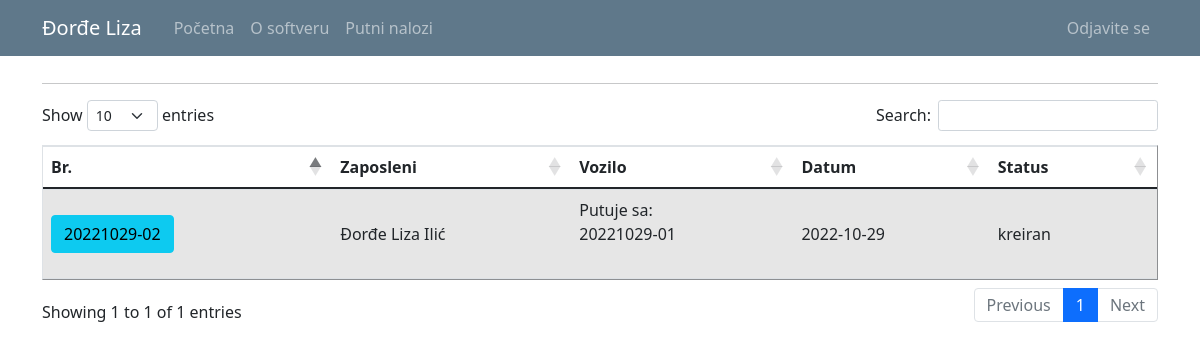
Page /travel_warrant_list (signed in) on the committed database.
### putninalozi/models.py (models this page shows, shortened)
class User(db.Model, UserMixin):
    id = db.Column(db.Integer, primary_key=True)
    email = db.Column(db.String(120), unique=True, nullable=False)
    password = db.Column(db.String(60), nullable = False)
    name = db.Column(db.String(20), unique=False, nullable=False)
    surname = db.Column(db.String(20), unique=False, nullable=False)
    gender = db.Column(db.String(1)) #(0, "srednji"), (1, "muški"), (2, "ženski")
    workplace = db.Column(db.String(20), unique=False, nullable=False)
    authorization = db.Column(db.String(10), nullable = False) # ovde treba da budu tipovi korisnika: S_admin, C_admin, C_user
    company_id = db.Column(db.Integer, db.ForeignKey('company.id'), nullable=True)
    default_vehicle = db.Column(db.Integer) #kod radnika koji imaju svoj auto, da bude podrazumevana vrednost id tog vozila
    travelwarrants = db.relationship('TravelWarrant', backref='travelwarrant_user', lazy=True)

class TravelWarrant(db.Model):
    travel_warrant_id = db.Column(db.Integer, primary_key=True)
    travel_warrant_number = db.Column(db.String(50), nullable=False)
    user_id = db.Column(db.Integer, db.ForeignKey('user.id'), nullable=False)
    with_task = db.Column(db.String(50), nullable=False)
    company_id = db.Column(db.Integer, db.ForeignKey('company.id'), nullable=False)
    abroad_contry = db.Column(db.String(50), nullable=True)
    relation = db.Column(db.String(150), nullable=False)
    start_datetime = db.Column(db.DateTime, nullable=True)
    end_datetime = db.Column(db.DateTime, nullable=True)
    vehicle_id = db.Column(db.Integer, db.ForeignKey('vehicle.id'), nullable=True)
    together_with = db.Column(db.String(50), nullable=True)
    personal_type = db.Column(db.String(50), nullable=True)
    personal_brand = db.Column(db.String(50), nullable=True)
    personal_registration = db.Column(db.String(12), nullable=True)
    other = db.Column(db.String(50), nullable=True) #avion, bus, taksi...
    advance_payment = db.Column(db.Integer, nullable=True)
    advance_payment_currency = db.Column(db.String(5), nullable=False)
    daily_wage = db.Column(db.Integer, nullable=False)
    daily_wage_currency = db.Column(db.String(5), nullable=False)
    costs_pays = db.Column(db.String(50), nullable=False)
    km_start = db.Column(db.Integer, nullable=True)
    km_end = db.Column(db.Integer, nullable=True)
    status = db.Column(db.String(15), nullable=False)
    file_name = db.Column(db.String(100), nullable=True) #za PDF fajl
    text_form = db.Column(db.String(1000), nullable=True) #za tekst forme iz pdf fajla
    expenses = db.relationship('TravelWarrantExpenses', backref='trawelwarrantexpenses_travelwarrant', lazy=True)

### putninalozi/travel_warrants/routes.py (the view)
@travel_warrants.route("/travel_warrant_list", methods=['GET', 'POST'])
def travel_warrant_list():
    if not current_user.is_authenticated:
        flash('Da bi ste pristupili ovoj stranici treba da budete ulogovani.', 'danger')
        return redirect(url_for('users.login'))
    warrants = TravelWarrant.query.all()
    form = PreCreateTravelWarrantForm()
    form.user_id.choices = [(0, '----------')] + [(u.id, u.name+ " " + u.surname) for u in db.session.query(User.id,User.name,User.surname).filter_by(company_id=current_user.user_company.id).order_by('name').all()]
    if form.validate_on_submit():
        korisnik_id = form.user_id.data
        datum = form.start_datetime.data
        return redirect(url_for('travel_warrants.register_tw',korisnik_id=korisnik_id, datum=datum))
    return render_template('travel_warrant_list.html', title='Travel Warrants', warrants=warrants, form=form)

### putninalozi/travel_warrants/forms.py
class PreCreateTravelWarrantForm(FlaskForm):
    user_id = SelectField('Zaposleni:', validators=[DataRequired()], choices=[]) #[(u.id, u.name+" " + u.surname) for u in db.session.query(User.id,User.name,User.surname).all()]) #umesto users: db.session.query(User.id,User.name,User.surname).all()
    start_datetime = DateTimeField('Polazno vreme: ', format='%Y-%m-%dT%H:%M', validators=[DataRequired()])
    submit = SubmitField('Dalje')

### putninalozi/models.py (called while the page is built)
@login_manager.user_loader
def load_user(user_id):
    return User.query.get(int(user_id))

### putninalozi/templates/travel_warrant_list.html (shortened to what this page needs)
{% extends "layout.html" %}
{% block content %}
<hr>
<table id="data" border="1" class="table table-striped">
  {% if current_user.authorization == 's_admin' %}
    <thead>
      <tr id="header">
        <th>Br.</th>
        <th>Kompanija</th>
        <th>Zaposleni</th>
        <th>Vozilo</th>
        <th>Status</th>
      </tr>
    </thead>
    <tbody>
      {% for warrant in warrants %}
        <tr>
          <td class="align-middle"> <a class="mr-2 btn btn-info" href="{{ url_for('travel_warrants.travel_warrant_profile', warrant_id=warrant.travel_warrant_id) }}" role="button" title="Uredi Putni Nalog"> {{ warrant.travel_warrant_number }} </a> </td>
          <td class="align-middle"> {{ warrant.travelwarrant_company.companyname }} </td>
          <td class="align-middle"> {{ warrant.travelwarrant_user.name }} {{ warrant.travelwarrant_user.surname }} </td>
          <td class="align-middle"> {% if warrant.together_with %} Putuje sa: <br> {{warrant.together_with}} {% endif %} {{ warrant.other }} {{ warrant.personal_type }} {{ warrant.travelwarrant_vehicle.vehicle_type }} <br> {{warrant.travelwarrant_vehicle.vehicle_brand}} <br> {{warrant.travelwarrant_vehicle.vehicle_registration}} </td>
          <td class="align-middle"> {{ warrant.status }} </td>
        </tr>
      {% endfor %}
    </tbody>
  {% else %}
    <thead>
      <tr id="header">
        <th>Br.</th>
        <th>Zaposleni</th>
        <th>Vozilo</th>
        <th>Datum</th>
        <th>Status</th>
      </tr>
    </thead>
    <tbody>
      {% for warrant in warrants %}
        {% if current_user.id == warrant.travelwarrant_user.id %}
          <tr>
            <td class="align-middle"> <a class="mr-2 btn btn-info" href="{{ url_for('travel_warrants.travel_warrant_profile', warrant_id=warrant.travel_warrant_id) }}" role="button" title="Uredi Putni Nalog"> {{ warrant.travel_warrant_number }} </a> </td>
            <td class="align-middle"> {{ warrant.travelwarrant_user.name }} {{ warrant.travelwarrant_user.surname}} </td>
            <td class="align-middle"> {% if warrant.together_with %} Putuje sa: <br> {{warrant.together_with}} {% endif %} <br> <br> </td>
            <td class="align-middle"> {{ warrant.start_datetime.date() }} </td>
            <td class="align-middle"> {{ warrant.status }} </td>
          </tr>
        {% endif %}
      {% endfor %}
    </tbody>
  {% endif %}
</table>
{% endblock content%}

### putninalozi/templates/layout.html (shortened to what this page needs)
<!doctype html>
<html lang="en">
  <head>
    <link rel="stylesheet" href="https://cdn.jsdelivr.net/npm/bootstrap@4.3.1/dist/css/bootstrap.min.css">
    <link rel="stylesheet" type="text/css" href="{{ url_for('static', filename='main.css') }}">
    <link href="https://cdn.jsdelivr.net/npm/bootstrap@5.0.1/dist/css/bootstrap.min.css" rel="stylesheet">
    <link rel="stylesheet" type="text/css" href="https://cdn.datatables.net/1.10.25/css/dataTables.bootstrap5.css">
  </head>
  <body>
    <header class="site-header">
      <nav class="navbar navbar-expand-md navbar-dark bg-steel fixed-top">
        <div class="container">
          <a class="navbar-brand mr-4" href="/">{{ current_user.name }}</a>
          <div class="collapse navbar-collapse" id="navbarToggle">
            <div class="navbar-nav mr-auto">
              {% if current_user.is_authenticated %}
                <a class="nav-item nav-link" href="{{ url_for('main.home') }}">Početna</a>
                <a class="nav-item nav-link" href="{{ url_for('main.about') }}">O softveru</a>
                <a class="nav-item nav-link" href="{{ url_for('travel_warrants.travel_warrant_list') }}">Putni nalozi</a>
              {% else %}
                <a class="nav-item nav-link" href="{{ url_for('main.home') }}">Početna</a>
                <a class="nav-item nav-link" href="{{ url_for('main.about') }}">O softveru</a>
              {% endif %}
            </div>
            <div class="navbar-nav">
              {% if current_user.is_authenticated %}
                {% if current_user.authorization == 's_admin' %}
                  <a class="nav-item nav-link" href="{{ url_for('companys.company_list') }}">Kompanija</a>
                  <a class="nav-item nav-link" href="{{ url_for('vehicles.vehicle_list') }}">Vozila</a>
                  <a class="nav-item nav-link" href="{{ url_for('users.user_list') }}">Korisnici</a>
                  <a class="nav-item nav-link" href="{{ url_for('users.logout') }}">Odjavite se</a>
                {% else %}
                  <a class="nav-item nav-link" href="{{ url_for('users.logout') }}">Odjavite se</a>
                {% endif %}
              {% else %}
                <a class="nav-item nav-link" href="{{ url_for('users.login') }}">Prijavljivanje</a>
              {% endif %}
            </div>
          </div>
        </div>
      </nav>
    </header>
    <main role="main" class="container">
      <div class="row">
        <div class="col-md-12">
          {% block content %}{% endblock %}
        </div>
      </div>
    </main>
  </body>
</html>

### putninalozi/static/main.css (style rules this page uses)
body { background: #fafafa; color: #333333; margin-top: 5rem; }
.bg-steel { background-color: #5f788a; }
.site-header .navbar-nav .nav-link { color: #cbd5db; }

### rows in the picture
User: name "Đorđe Liza"
TravelWarrant: travel_warrant_number "20221029-02", travelwarrant_user.name "Đorđe Liza", travelwarrant_user.surname "Ilić", together_with "20221029-01", start_datetime "2022-10-29", status "kreiran"
